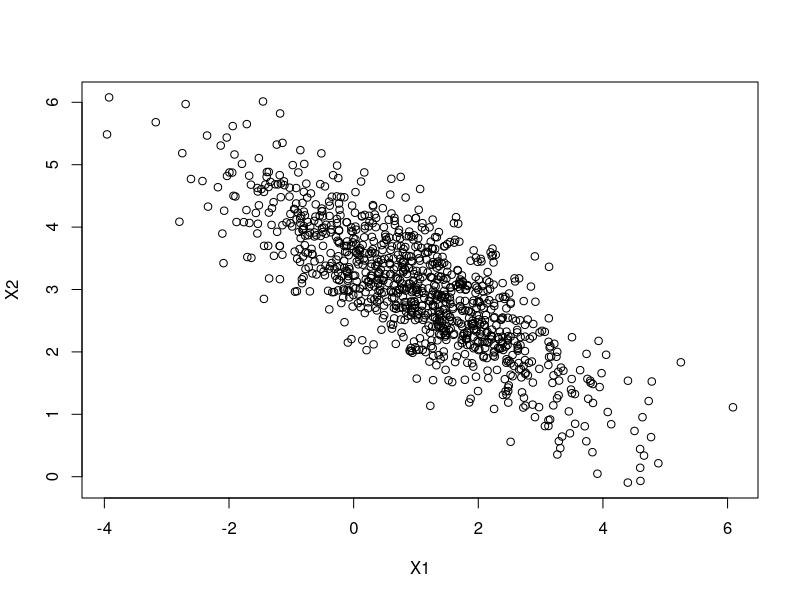
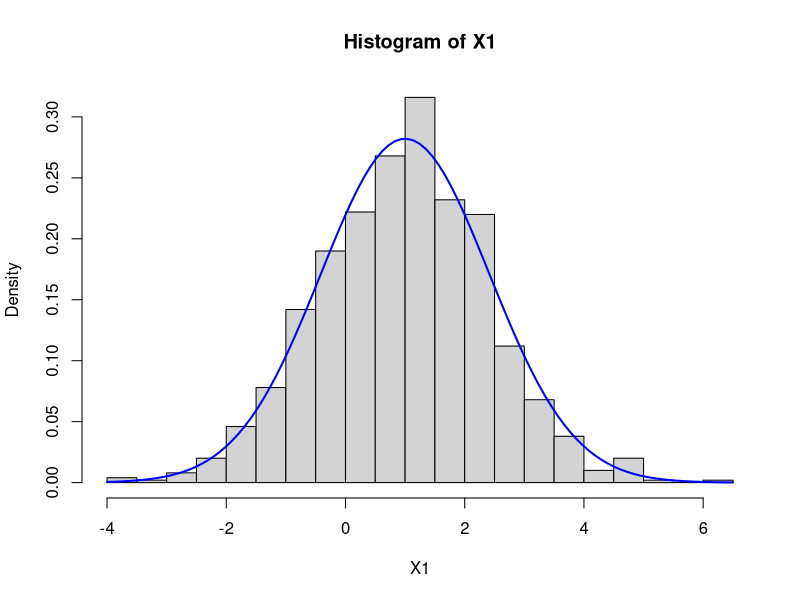
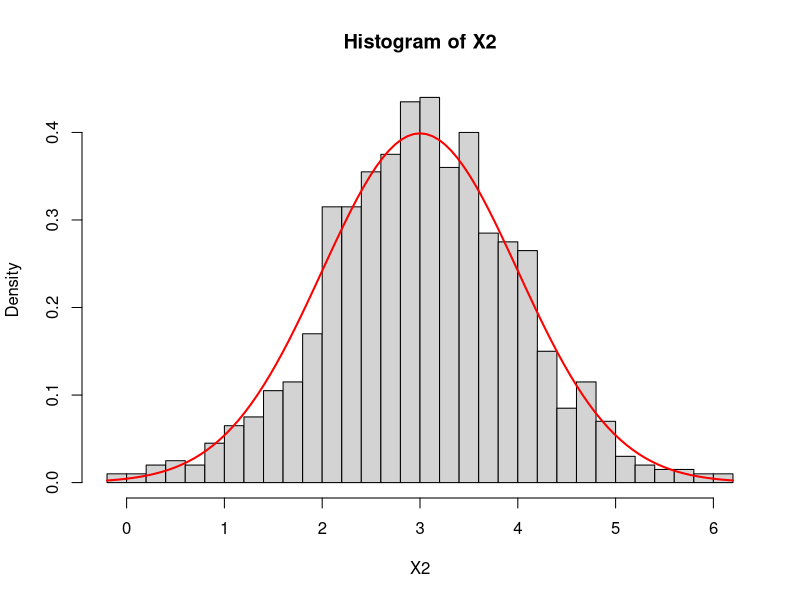
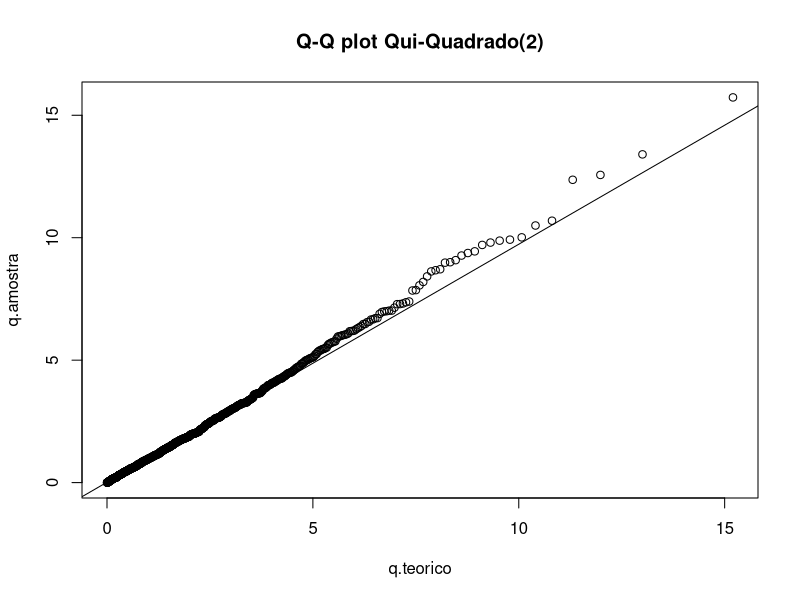
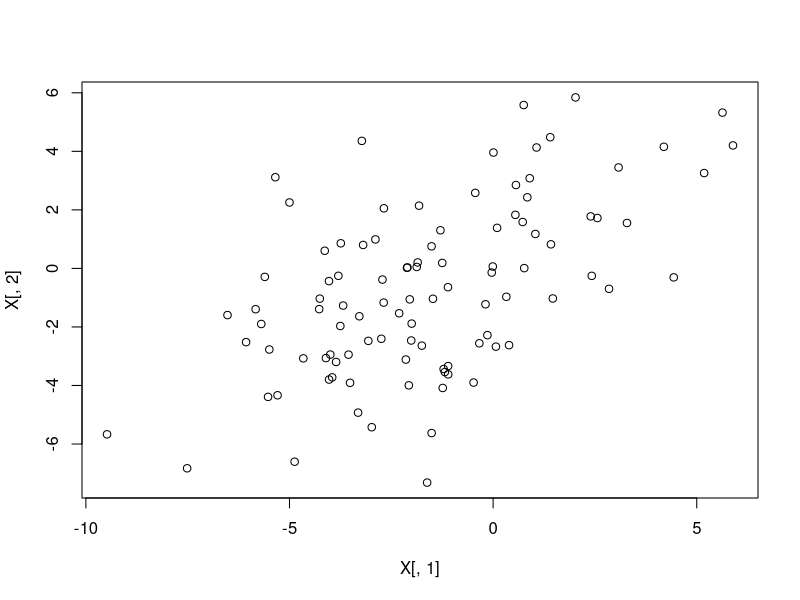
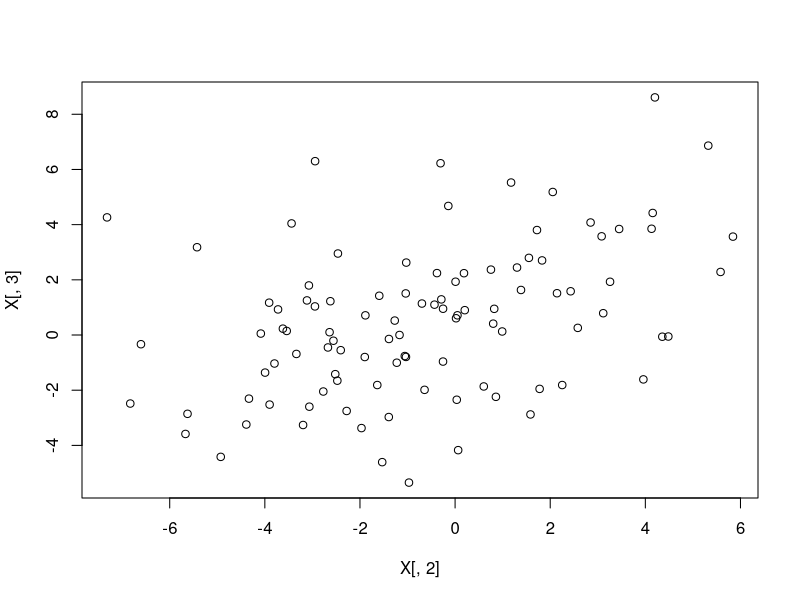
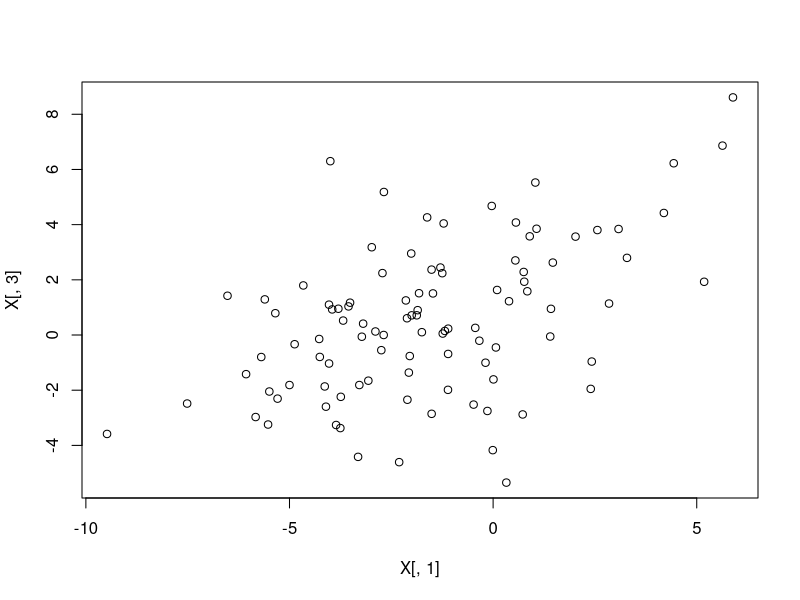
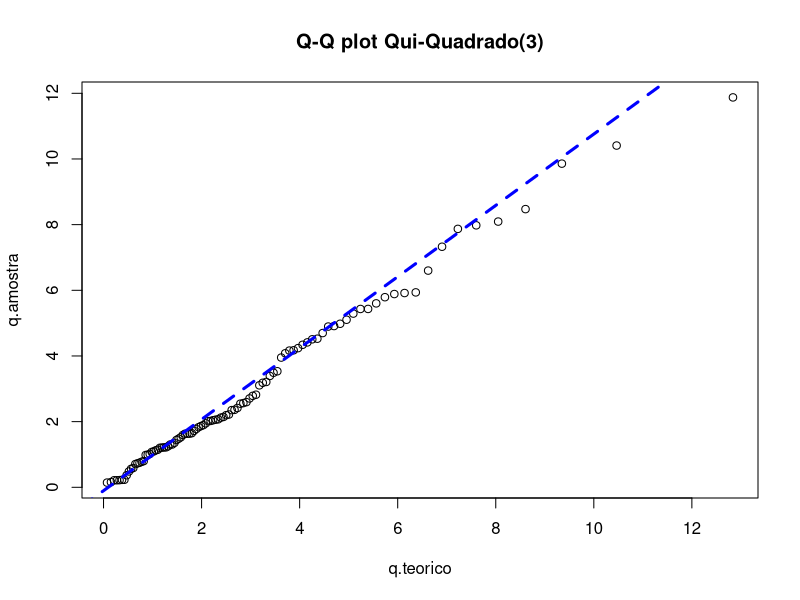

Source code (R) for these figures, in order:
#### Normal Multivariada ####
#para gerar uma normal multivariada precisariamos de:
#- vetor de médias
#- matriz de covariâncias

### Normal Bivariada
#deseja-se gerar 100 pares ordenados de uma normal bivariada
#com
mu1<-1 ; mu2<- 3; var1<- 2; var2<- 1; corr <- -0.8
#para isso:
# -Calcular var.str = var1*(1-corr^2)
# -Geramos X2 de acordo com sua distribuição marginal
# -Calculamos mu.str <- 1 - corr*sqrt(var2/var1)*(X2-3)
# -Gerar X1 de acordo com uma N(mu.str,var.str)
# -Retornar (X1,X2)
BiNorm <- function(n,mu1,mu2,var1,var2,corr){
  var.str <- var1*(1-corr^2)
  X2 <- rnorm(n, mu2,sqrt(var2))
  mu.str <- mu1 + corr*sqrt(var1/var2)*(X2-mu2)
  X1 <- sapply(mu.str, function(mu){
    rnorm(1,mu,sqrt(var.str))
  })
  return(matrix(c(X1,X2), ncol=2))
}
X.til <- BiNorm(1E3,mu1,mu2,var1,var2,corr)
X1 <- X.til[,1]
X2 <- X.til[,2]

plot(X1,X2)

hist(X1,freq=F,breaks=25)
curve(dnorm(x,mu1,sqrt(var1)),add=T,col="blue",lwd=2)
hist(X2, freq=F,breaks=25)
curve(dnorm(x,mu2,sqrt(var2)),add=T,col="red",lwd=2)
#medias
(medias <- apply(X.til,2,mean))
# matriz de covariancias
S <- cov(X.til)
#correlacao
cov(X1,X2)/sqrt(var1*var2)

## Seja Xtil ~ Np(mutil,sigma), entao:
#(xtil-mutil)%*% solve(sigma) %*%(xtil-mutil) ~ Chisq(p) , onde solve() é a inversão da matriz
#entao
#scale(Xtil,center=T,scale=F) %*% solve(S) %*% t(scale(Xtil,center=T,scale=F))
#
Xc<- scale(X.til,center=T,scale=F)

scores <- diag(Xc %*% solve(S) %*% t(Xc))

#construcao do Q-Q plot da amostra
ks.test(scores, pchisq, df=2)

probs <- ppoints(length(scores))
q.amostra<- sort(scores)
q.teorico <- qchisq(probs, df=2)
plot(q.teorico, q.amostra, main="Q-Q plot Qui-Quadrado(2)")
#b<- (q.amostra[75]-q.amostra[25])/(q.teorico[75]-q.teorico[25])
#abline(a=q.amostra[25] - q.teorico[25]*b,b= b,
#         col="blue", lty=2,lwd=3)
qqline(q.amostra, distribution = function(p) qchisq(p,df=2))

#### Normal multivariada por Decomposicao de Cholesky ####
#temos Z1,Z2,...,Zp iid Z~N(0,1)
#aij, i, j =1,...,p]
# Xtil= A*Ztil + mitil
# e Xtil ~ N(mitil,SigmaX)

# OBJETIVO: Gerar vetor de p nũmeros aleatõrios de uma normal multivariada com 
#   vetor de médias mitil
#   matriz de covariancias SigmaX
mi<- c(-1,0,1)
SigmaX <- matrix(c(9,4,2,4,8,3,2,3,7),ncol=3)
# 1- GERAR P NUMEROS ALEATORIOS DE NORMAL PADRAO
Z <- rnorm(3)
# 2- Encontrar uma matriz A t.q. SigmaX = A*t(A) (decomposicao de Cholesky)
A <- t(chol(SigmaX))
# 3- Calcular X = A*Z+mi
X<- A%*%Z+mi
###
V.meio<- diag(1/sqrt(diag(SigmaX)))
V.meio%*%SigmaX%*%V.meio #matriz de correlacao teorica

geraMultinorm <- function(n, p, mi, sigma){
  Z<- replicate(n, rnorm(p))
  #podemos mudar essa geracao da normal padrao usando box-muller
  A <- t(chol(SigmaX))
  X <- apply(Z,2,function(z) A%*%z+mi )
  return(t(X))
}

X<- geraMultinorm(100,3,mi,SigmaX)
S <- cov(X) # matriz de covariancas amostral
colMeans(X) # media amostral
R<- cor(X) # matriz de correlacao amostral

#verificar normalidade das marginais
sapply(1:3, function(i){
  ks.test(X[,i], pnorm, mean=mi[i], sd= sqrt(SigmaX[i,i]))
})

# Visualizando as distribuicoes bivariadas:
#(X1,X2); (X2,X3) ; (X1,X3)
plot(X[,1],X[,2])
plot(X[,2],X[,3])
plot(X[,1],X[,3])

## Q-Q plot da normal trivariada
Xc<- scale(X,center=T,scale=F)

scores <- diag(Xc %*% solve(S) %*% t(Xc))

#construcao do Q-Q plot da amostra

ks.test(scores, pchisq, df=3)

probs <- ppoints(length(scores))
q.amostra<- sort(scores)
q.teorico <- qchisq(probs, df=3)
plot(q.teorico, q.amostra, main="Q-Q plot Qui-Quadrado(3)")
qqline(q.amostra, distribution = function(p) qchisq(p,df=3),
       col="blue", lty=2,lwd=3)